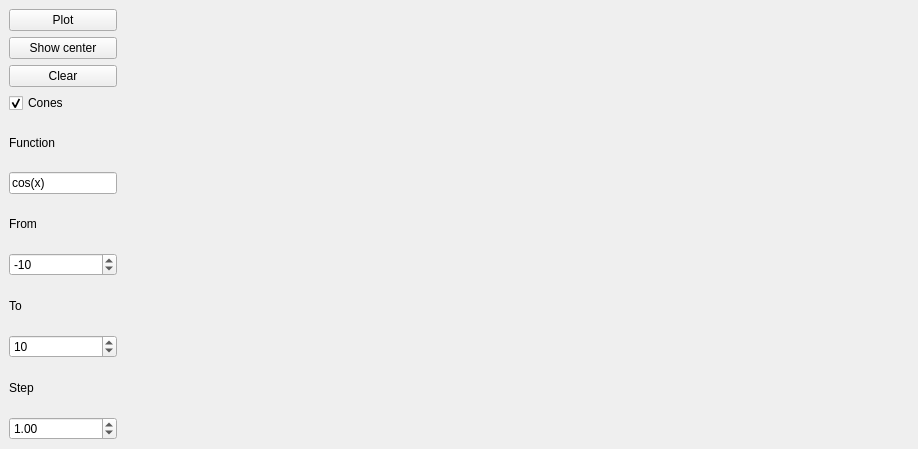
<?xml version="1.0" encoding="UTF-8"?>
<ui version="4.0">
 <class>MainWindow</class>
 <widget class="QMainWindow" name="MainWindow">
  <property name="geometry">
   <rect>
    <x>0</x>
    <y>0</y>
    <width>918</width>
    <height>449</height>
   </rect>
  </property>
  <property name="sizePolicy">
   <sizepolicy hsizetype="Expanding" vsizetype="Expanding">
    <horstretch>0</horstretch>
    <verstretch>0</verstretch>
   </sizepolicy>
  </property>
  <property name="windowTitle">
   <string>MainWindow</string>
  </property>
  <widget class="QWidget" name="centralwidget">
   <property name="sizePolicy">
    <sizepolicy hsizetype="Expanding" vsizetype="Expanding">
     <horstretch>0</horstretch>
     <verstretch>0</verstretch>
    </sizepolicy>
   </property>
   <layout class="QHBoxLayout" name="horizontalLayout">
    <item>
     <layout class="QVBoxLayout" name="verticalLayout">
      <item>
       <widget class="QPushButton" name="plot_btn">
        <property name="whatsThis">
         <string>&lt;html&gt;&lt;head/&gt;&lt;body&gt;&lt;p&gt;Press to plot chosen function&lt;/p&gt;&lt;/body&gt;&lt;/html&gt;</string>
        </property>
        <property name="text">
         <string>Plot</string>
        </property>
       </widget>
      </item>
      <item>
       <widget class="QPushButton" name="center_btn">
        <property name="text">
         <string>Show center</string>
        </property>
       </widget>
      </item>
      <item>
       <widget class="QPushButton" name="clear_btn">
        <property name="text">
         <string>Clear</string>
        </property>
       </widget>
      </item>
      <item>
       <widget class="QCheckBox" name="cones_checkBox">
        <property name="enabled">
         <bool>true</bool>
        </property>
        <property name="text">
         <string>Cones</string>
        </property>
        <property name="checked">
         <bool>true</bool>
        </property>
       </widget>
      </item>
      <item>
       <widget class="QLabel" name="func_lbl">
        <property name="text">
         <string>Function </string>
        </property>
       </widget>
      </item>
      <item>
       <widget class="QLineEdit" name="func_lineEdit">
        <property name="sizePolicy">
         <sizepolicy hsizetype="Minimum" vsizetype="Fixed">
          <horstretch>0</horstretch>
          <verstretch>0</verstretch>
         </sizepolicy>
        </property>
        <property name="text">
         <string>cos(x)</string>
        </property>
       </widget>
      </item>
      <item>
       <widget class="QLabel" name="from_lbl">
        <property name="sizePolicy">
         <sizepolicy hsizetype="Minimum" vsizetype="Minimum">
          <horstretch>0</horstretch>
          <verstretch>0</verstretch>
         </sizepolicy>
        </property>
        <property name="text">
         <string>From</string>
        </property>
       </widget>
      </item>
      <item>
       <widget class="QSpinBox" name="from_spinBox">
        <property name="minimum">
         <number>-999999999</number>
        </property>
        <property name="maximum">
         <number>999999999</number>
        </property>
        <property name="value">
         <number>-10</number>
        </property>
       </widget>
      </item>
      <item>
       <widget class="QLabel" name="to_lbl">
        <property name="text">
         <string>To</string>
        </property>
       </widget>
      </item>
      <item>
       <widget class="QSpinBox" name="to_spinBox">
        <property name="minimum">
         <number>-999999999</number>
        </property>
        <property name="maximum">
         <number>999999999</number>
        </property>
        <property name="value">
         <number>10</number>
        </property>
       </widget>
      </item>
      <item>
       <widget class="QLabel" name="step_lbl">
        <property name="text">
         <string>Step</string>
        </property>
       </widget>
      </item>
      <item>
       <widget class="QDoubleSpinBox" name="step_spinBox">
        <property name="minimum">
         <double>0.010000000000000</double>
        </property>
        <property name="maximum">
         <double>9999999999999999635896294965248.000000000000000</double>
        </property>
        <property name="singleStep">
         <double>0.010000000000000</double>
        </property>
        <property name="value">
         <double>1.000000000000000</double>
        </property>
       </widget>
      </item>
     </layout>
    </item>
    <item>
     <widget class="QFrame" name="plot_wdgt">
      <property name="sizePolicy">
       <sizepolicy hsizetype="Expanding" vsizetype="Expanding">
        <horstretch>0</horstretch>
        <verstretch>0</verstretch>
       </sizepolicy>
      </property>
      <property name="frameShape">
       <enum>QFrame::Shape::NoFrame</enum>
      </property>
     </widget>
    </item>
   </layout>
  </widget>
 </widget>
 <resources/>
 <connections/>
</ui>
